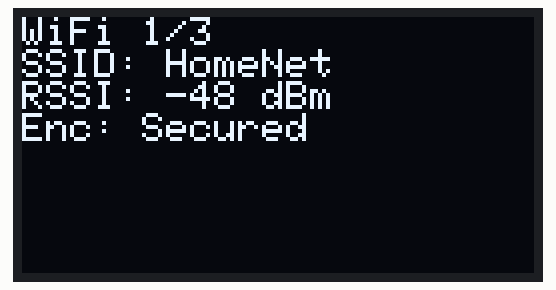
A sketch run on a simulated ESP32. On the bench: 128×64 one-colour display. A WiFi scan finds three made-up networks.

Above: at 3.2 s.
At 6.7 s:
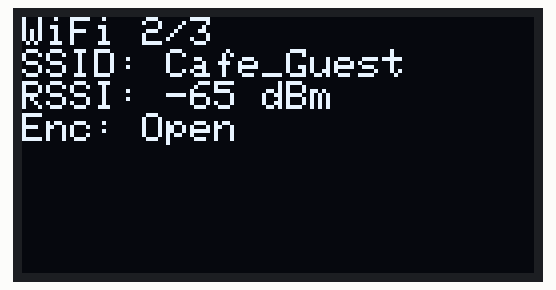
At 10.2 s:
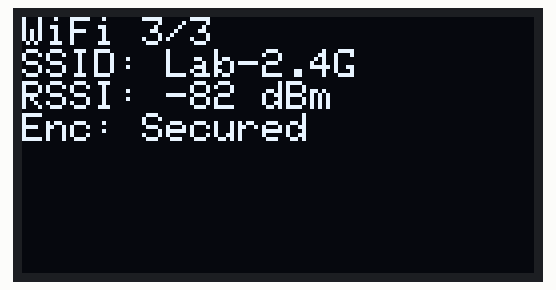
At 11.2 s:
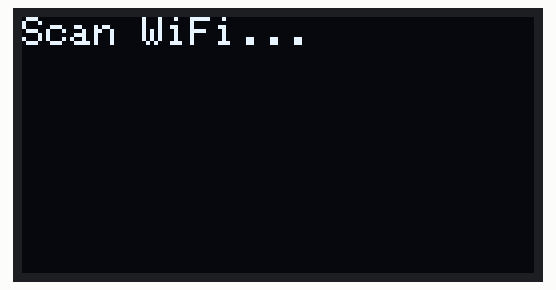

Measured:
- by itself, everything shown: repeats every 10.1 s, in 4 steps
- what the display in image 0 shows lasts 3.5 s, from 3.1 s to 6.6 s
- what the display in image 2 shows lasts 1.0 s, from 10.2 s to 11.2 s
- what the display in image 3 shows lasts 2.0 s, from 11.2 s to 13.2 s

The sketch:

wifi_scan.ino
```cpp
#include <WiFi.h>              // รวมไลบรารี WiFi เพื่อใช้ในการเชื่อมต่อกับเครือข่าย WiFi
#include <Wire.h>              // รวมไลบรารี Wire สำหรับสื่อสารผ่านโปรโตคอล I2C
#include <Adafruit_GFX.h>      // รวมไลบรารี Adafruit_GFX สำหรับวาดกราฟิกพื้นฐานบนจอ
#include <Adafruit_SSD1306.h>  // รวมไลบรารี Adafruit_SSD1306 สำหรับควบคุมจอ OLED รุ่น SSD1306

// สร้างอินสแตนซ์ของอ็อบเจ็กต์ OLED โดยไม่ใช้พินรีเซ็ต (ระบุ -1)
Adafruit_SSD1306 OLED(-1);

// ประกาศตัวแปรเก็บดัชนีของเครือข่าย WiFi ที่จะแสดงในขณะนี้
int currentNetwork = 0;
// ประกาศตัวแปรเก็บจำนวนเครือข่าย WiFi ที่พบจากการสแกน
int numNetworks = 0;

// -----------------------
// ฟังก์ชัน setup() จะถูกรันเพียงครั้งเดียวตอนเริ่มระบบ
// -----------------------
void setup() {
  Serial.begin(115200);  // เปิดการสื่อสารผ่าน Serial monitor ด้วยความเร็ว 115200 bps สำหรับการดีบัก

  // เริ่มต้นการทำงานของจอ OLED ด้วยแหล่งจ่ายไฟแบบ VCC ที่ถูกสวิตช์ (Switch Cap VCC) และที่อยู่ I2C 0x3C
  OLED.begin(SSD1306_SWITCHCAPVCC, 0x3C);

  OLED.clearDisplay();               // ล้างหน้าจอ OLED เพื่อเตรียมการแสดงผลใหม่
  OLED.setTextColor(SSD1306_WHITE);  // ตั้งค่าสีข้อความเป็นสีขาว (เหมาะกับพื้นหลังสีดำ)
  OLED.setTextSize(1);               // กำหนดขนาดของข้อความให้เป็น 1 (ขนาดมาตรฐาน)
  OLED.setCursor(0, 0);              // กำหนดตำแหน่งเริ่มต้นที่มุมบนซ้ายของหน้าจอ
  OLED.println("Scan WiFi...");      // แสดงข้อความ "Scan WiFi..." บอกให้ทราบว่ากำลังสแกนเครือข่าย
  OLED.display();                    // ส่งข้อมูลไปอัปเดตบนจอ OLED

  WiFi.mode(WIFI_STA);  // ตั้งค่าโหมดการทำงานของ WiFi เป็น Station (STA) เพื่อเชื่อมต่อกับเราเตอร์
  WiFi.disconnect();    // ตัดการเชื่อมต่อ WiFi ที่อาจเกิดขึ้นอยู่ก่อนหน้าเพื่อให้เริ่มการสแกนใหม่ได้ชัดเจน
  delay(1000);          // หน่วงเวลา 1 วินาที เพื่อให้มั่นใจว่าทุกอย่างรีเซ็ตเรียบร้อยก่อนเริ่มงานต่อไป
}

// -----------------------
// ฟังก์ชัน loop() จะทำงานซ้ำเรื่อยๆ หลังจาก setup()
// -----------------------
void loop() {
  // ถ้า currentNetwork เท่ากับ 0 หมายความว่าเป็นการเริ่มต้นรอบการสแกนใหม่
  if (currentNetwork == 0) {
    OLED.clearDisplay();           // ล้างจอ OLED เพื่อเตรียมแสดงข้อความข้อมูลใหม่
    OLED.setCursor(0, 0);          // ตั้งตำแหน่ง cursor ที่มุมบนซ้าย
    OLED.println("Scan WiFi...");  // แสดงข้อความ "Scan WiFi..." ระหว่างการสแกนหาเครือข่าย
    OLED.display();                // อัปเดตข้อมูลบนจอ OLED

    // สแกนหาเครือข่าย WiFi ใกล้เคียงและเก็บจำนวนเครือข่ายที่พบลงในตัวแปร numNetworks
    numNetworks = WiFi.scanNetworks();

    // ตรวจสอบว่าพบเครือข่าย WiFi หรือไม่
    if (numNetworks == 0) {
      OLED.clearDisplay();             // หากไม่พบ ให้ล้างหน้าจอก่อนแสดงข้อความแจ้งเตือน
      OLED.setCursor(0, 0);            // ตั้งตำแหน่ง cursor ใหม่ที่มุมบนซ้าย
      OLED.println("Not Found WiFi");  // แสดงข้อความ "Not Found WiFi" แจ้งว่าหาเครือข่ายไม่พบ
      OLED.display();                  // อัปเดตจอ OLED ให้แสดงข้อความ
      delay(5000);                     // หน่วงเวลา 5 วินาทีเพื่อให้ผู้อ่านข้อความก่อนเริ่มรอบใหม่
      return;                          // จบการทำงานของ loop() ครั้งนี้และกลับไปเริ่มใหม่ในรอบถัดไป
    }
  }

  // เมื่อพบเครือข่าย WiFi หน้าจอจะถูกอัปเดตเพื่อแสดงข้อมูลของเครือข่ายปัจจุบัน
  OLED.clearDisplay();   // ล้างหน้าจอ OLED เพื่อแสดงข้อมูลใหม่
  OLED.setCursor(0, 0);  // กำหนดตำแหน่ง cursor ที่มุมบนซ้าย
  // แสดงหมายเลขของเครือข่ายที่กำลังแสดง (currentNetwork + 1) จากจำนวนเครือข่ายทั้งหมด (numNetworks)
  OLED.printf("WiFi %d/%d\n", currentNetwork + 1, numNetworks);
  // แสดงชื่อเครือข่าย (SSID) ของเครือข่ายที่ตรวจจับได้ ณ ดัชนี currentNetwork
  OLED.printf("SSID: %s\n", WiFi.SSID(currentNetwork).c_str());
  // แสดงความแรงสัญญาณ (RSSI) ที่ได้รับ สำหรับเครือข่ายปัจจุบัน (หน่วย dBm)
  OLED.printf("RSSI: %d dBm\n", WiFi.RSSI(currentNetwork));
  // ตรวจสอบและแสดงประเภทของการเข้ารหัสว่าเป็นแบบ "Open" หรือ "Secured"
  OLED.printf("Enc: %s\n", WiFi.encryptionType(currentNetwork) == WIFI_AUTH_OPEN ? "Open" : "Secured");
  OLED.display();  // อัปเดตข้อมูลบนจอ OLED ให้แสดงข้อมูลเครือข่ายล่าสุด

  currentNetwork++;                     // เพิ่มค่าดัชนี currentNetwork เพื่อเปลี่ยนไปเครือข่ายถัดไป
  if (currentNetwork >= numNetworks) {  // ถ้าดัชนี currentNetwork เกินจำนวนเครือข่ายที่พบ
    currentNetwork = 0;                 // รีเซ็ตค่าดัชนีกลับไปเริ่มจากเครือข่ายแรก
    delay(1000);                        // หน่วงเวลา 1 วินาทีเพื่อให้ผู้ใช้มีช่วงดูข้อมูลก่อนเริ่มการสแกนใหม่
  } else {
    delay(3500);  // หากยังมีเครือข่ายเหลือให้หน่วงเวลา 3.5 วินาทีเพื่อแสดงข้อมูลของเครือข่ายถัดไป
  }
}
```
